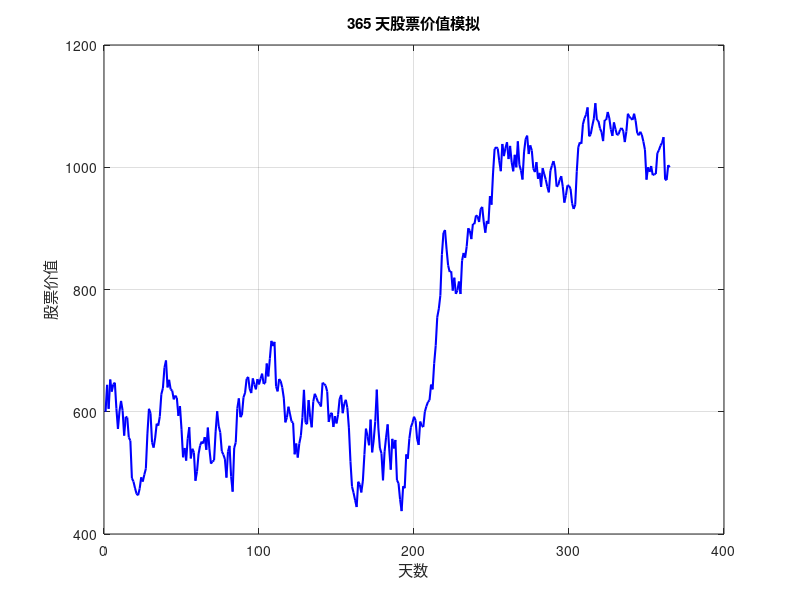

This chart was generated by the following MATLAB code:
% 股票走势模拟，本金1元，不定投，计算最终收益
% 2025-2-10
% Zachary Liang
% 发现即使初始价格和最终价格一致，但是中间过程的震荡也会导致收益是负的

% 参数设置
n_days = 365; % 365 天
initial_value = 600; % 第一天价值
final_value = 1000; % 最后一天价值

% 生成随机游走数据
daily_returns = randn(1, n_days-1) * 0.02; % 每日收益率，标准差为 2%
stock_values = cumprod([initial_value, 1 + daily_returns]);

% 线性调整以确保第一天和最后一天的值
x = 1:n_days;
desired_final_value = final_value;
adjustment = (desired_final_value - stock_values(1)) / (stock_values(end) - stock_values(1));
adjusted_stock_values = stock_values(1) + (stock_values - stock_values(1)) * adjustment;

% 绘制股票价值曲线
figure;
plot(x, adjusted_stock_values, 'b', 'LineWidth', 1.5);
xlabel('天数');
ylabel('股票价值');
title('365 天股票价值模拟');
grid on;

% 显示第一天和最后一天的值
fprintf('第一天价值: %.2f\n', adjusted_stock_values(1));
fprintf('最后一天价值: %.2f\n', adjusted_stock_values(end));

df = diff(stock_values);
df=df./stock_values(1:end-1);
money=1;
for i = 1:364
money = money*(1+df(i));
end
money